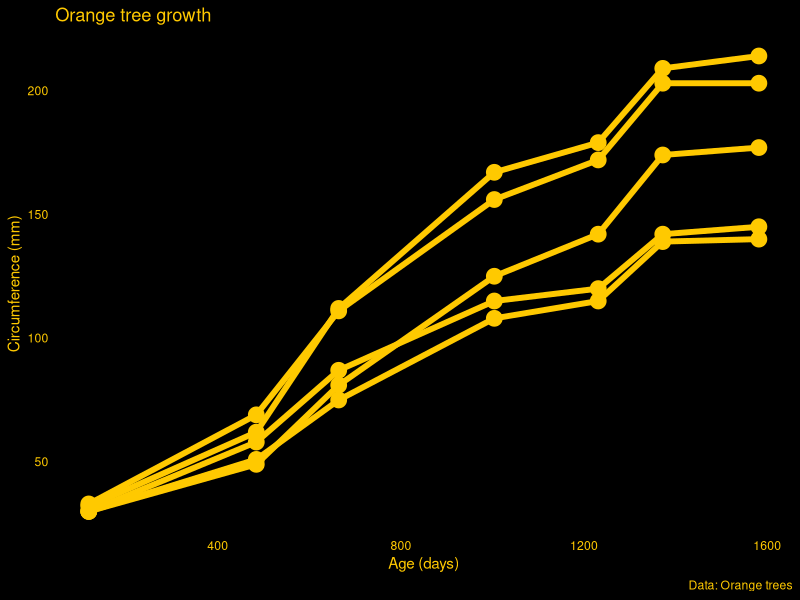

Write R code to recreate this figure.
library(tidyverse)

nat_geo_yellow <- "#ffc900"

Orange |> ggplot(aes(x=age, y=circumference, group=Tree)) +
  geom_point(size=5, color=nat_geo_yellow) +
  geom_line(color=nat_geo_yellow, size=2) +
  labs(
    title = "Orange tree growth",
    x = "Age (days)",
    y = "Circumference (mm)",
    caption = "Data: Orange trees"
  ) +
  theme_minimal() +
  theme(
   # black background 
    panel.background = element_rect(fill = "black", color = "black"),
    plot.background = element_rect(fill = "black", color = "black"),
    panel.grid.major = element_blank(),
    panel.grid.minor = element_blank(),
    axis.text = element_text(color = nat_geo_yellow),
    axis.title = element_text(color = nat_geo_yellow),
    plot.title = element_text(color = nat_geo_yellow),
    plot.subtitle = element_text(color = nat_geo_yellow),
    plot.caption = element_text(color = nat_geo_yellow)
  )
